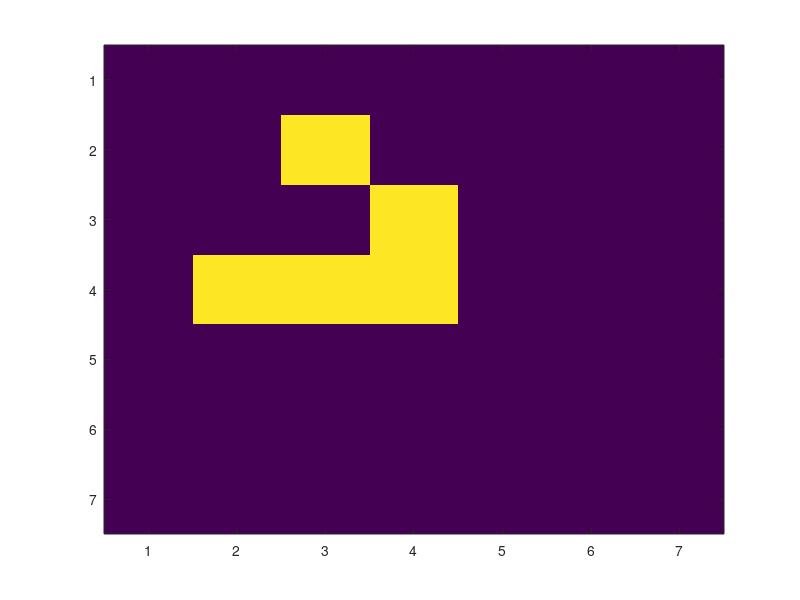

The MATLAB source for this figure: (Note: this script raises an error after producing the figure.)
% Game of Life in MATLAB
% Author: Jennefer Maldonado
% Assignment #1
% Date Due: September 18 2020

% set variable Names for alive and dead 
ALIVE = 1;
DEAD = 0;
% original universe board
the_universe = zeros(7,7);
%%%%%%%%%%%%%%%%%%%%%%%%%%%
%     initialize board    %
%%%%%%%%%%%%%%%%%%%%%%%%%%%
the_universe(2,3) = ALIVE;
the_universe(3,4) = ALIVE;
the_universe(4,4) = ALIVE;
the_universe(4,3) = ALIVE;
the_universe(4,2) = ALIVE;
% child board copy of original
the_child = the_universe;
% initialize starting generation
generation = 0;
% loop through as many times as needed (56 as per assignment)
while generation < 57
    % display the board here
    % Reference used for imagesc: 
    % https://www.mathworks.com/help/matlab/ref/imagesc.html
    disp(imagesc(the_universe))
    % used to display for 0.1 seconds
    pause(0.1)
    % only interested in the output here to duplicate
    % for next generation
    [~, the_child] = advance(the_universe, the_child);
    % duplicate for next generation
    the_universe = the_child;
    % increment the generation by 1
    generation = generation+1;
end
    
% Advance the next generation and returns the two boards
% Parameters:
% uni_ori = the original universe that does not change and
% is used to determine neighbors around a cell
% uni_copy = the board that will be changed and is 
% updated as the function executes
% Returns: 
% uni = the original universe
% chld = the next generation that has been produced
function [uni, chld] = advance(uni_ori, uni_copy)
   % find size of board
   [x, y] = size(uni_ori);
   % set values for alive and dead
    ALIVE = 1;
    DEAD = 0;
   % loop through each cell and determine if they 
   % are alive or dead then updates the child board
   % first loop through the rows
   for r = 1:x
       % next loop through the columns
       for c = 1:y
           % get the cell at the row and col specified
           cell = uni_ori(r,c);
           % use the neighbors function to count number of neighbors
           current_neighbors = neighbors(r,c,uni_ori);
           % check if the value at that cell is alive 
           if cell == ALIVE
               % use if statements to determine what rule to follow
               if current_neighbors < 2 
                  uni_copy(r,c) = DEAD;
               elseif current_neighbors == 2 || current_neighbors == 3
                   uni_copy(r,c) = ALIVE;
               elseif current_neighbors > 3 
                   uni_copy(r,c) = DEAD;
               end
           % check if the value at that cell is dead
           elseif cell == DEAD
               % use if statements to determine what rule to follow
               % same as above but rules are for dead cases
               if current_neighbors == 3
                   uni_copy(r,c) = ALIVE;
               else
                  uni_copy(r,c) = DEAD; 
               end %end if
           end %end if
       end % end for
   end % end for
   % return the boards here
   uni = uni_ori;
   chld = uni_copy;
end % end function

% Determines the number of neighbors
% Parameters:
% R = the row index of the cell
% C = the column index of the cell
% board = the board, just for size purposes
% Returns:
% n = number of neighbors
function n = neighbors(R,C,board)
    % set values for alive and dead
    ALIVE = 1;
    DEAD = 0;
    %initialize number of neighbors to 0
    n = 0;
    % get board size to use for bound checking
    [x, y] = size(board);

    % This if statement determines if the cell is a special case
    % If special case assigns specific neighbors
    % If not special case just picks the 4 cells around
    % e.g. corner or boundary cell
    if R == 1 && C == 1 % top right corner
        row_up = R + 1;
        row_dn = x;
        col_rt = C + 1;
        col_lt = y;
    elseif R == 1 && C == y % top left corner
        row_up = R + 1;
        row_dn = x;
        col_rt = 1;
        col_lt = C - 1;
    elseif R == x && C == 1 %bottom right corner
        row_up = 1;
        row_dn = R - 1;
        col_rt = C + 1;
        col_lt = y;
    elseif R == x && C == y % bottom left corner
        row_up = 1;
        row_dn = R-1;
        col_rt = 1;
        col_lt = C - 1;
    % not a corner!
    elseif R == 1 % boundary - first row
        row_up = R + 1;
        row_dn = x;
        col_rt = C + 1;
        col_lt = C - 1;
    elseif C == 1 % boundary - first col
        row_up = R + 1;
        row_dn = R - 1;
        col_rt = C + 1;
        col_lt = y;
    elseif R == x % boundary - last row
        row_up = 1;
        row_dn = R - 1;
        col_rt = C + 1;
        col_lt = C - 1;
    elseif C == y % boundary - last col
        row_up = R + 1;
        row_dn = R - 1;
        col_rt = 1;
        col_lt = C - 1;
    else % not a corner or boundary! (just access cells around)
        row_up = R + 1;
        row_dn = R - 1;
        col_rt = C + 1;
        col_lt = C - 1;
    end % end if
    
    % Eight if statements -- check all 8 boxes around a cell
    % This also takes care of the diagonals
    % Using board_cell to ensure nothing went wrong (e.g. 
    % possible out of bound cell index)
    % for all neighbors in same column
    if board_cell(row_up, C, x, y) && board(row_up, C) == ALIVE
            n = n+1;
    end %end if
    if board_cell(row_dn, C, x, y) && board(row_dn, C) == ALIVE
            n = n+1;
    end %end if
    % for all neighbors in left column
    if board_cell(row_up, col_lt, x, y) && board(row_up, col_lt) == ALIVE
        n = n+1;
    end %end if
    if board_cell(R, col_lt, x, y) && board(R, col_lt) == ALIVE
        n = n+1;
    end %end if
    if board_cell(row_dn, col_lt, x, y) && board(row_dn, col_lt) == ALIVE
        n = n+1;
    end
    % for all neighbors in right column
    if board_cell(row_up, col_rt, x, y) && board(row_up, col_rt) == ALIVE
        n = n+1;
    end %end if
    if board_cell(R, col_rt, x, y) && board(R, col_rt) == ALIVE
        n = n+1;
    end %end if
    if board_cell(row_dn, col_rt, x, y) && board(row_dn, col_rt) == ALIVE
        n = n+1;
    end %end if
end % end function and return n

% Ensures a cell index is on the board (extra boundary checking)
% Parameters:
% row = row index of cell
% col = column index of cel
% x_size = the number of rows in the board
% y_size = the number of columns in the board
% Returns:
% bc = True or False (1 or 0) if the cell is on the board
function bc = board_cell(row, col, x_size, y_size)
    bc = 1; % assume true
    if row > x_size || row <= 0
      bc = 0; %set to false
    end %end if
    if col > y_size || col <= 0
        bc=0; %set to false
    end %end if
end % end function and return bc
